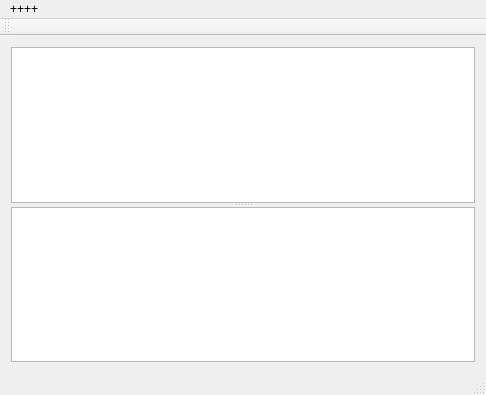
<?xml version="1.0" encoding="UTF-8"?>
<ui version="4.0">
 <class>MainWindow</class>
 <widget class="QMainWindow" name="MainWindow">
  <property name="geometry">
   <rect>
    <x>0</x>
    <y>0</y>
    <width>486</width>
    <height>395</height>
   </rect>
  </property>
  <property name="windowTitle">
   <string>MainWindow</string>
  </property>
  <widget class="QWidget" name="centralWidget">
   <layout class="QHBoxLayout" name="horizontalLayout">
    <item>
     <widget class="QSplitter" name="splitter">
      <property name="orientation">
       <enum>Qt::Vertical</enum>
      </property>
      <widget class="QTableView" name="tableView"/>
      <widget class="QTableView" name="tableView_2"/>
     </widget>
    </item>
   </layout>
  </widget>
  <widget class="QMenuBar" name="menuBar">
   <property name="geometry">
    <rect>
     <x>0</x>
     <y>0</y>
     <width>486</width>
     <height>24</height>
    </rect>
   </property>
   <widget class="QMenu" name="menu">
    <property name="title">
     <string>++++</string>
    </property>
   </widget>
   <addaction name="menu"/>
  </widget>
  <widget class="QToolBar" name="mainToolBar">
   <attribute name="toolBarArea">
    <enum>TopToolBarArea</enum>
   </attribute>
   <attribute name="toolBarBreak">
    <bool>false</bool>
   </attribute>
  </widget>
  <widget class="QStatusBar" name="statusBar"/>
  <action name="action_2">
   <property name="text">
    <string>Выход</string>
   </property>
  </action>
 </widget>
 <layoutdefault spacing="6" margin="11"/>
 <resources/>
 <connections/>
</ui>
